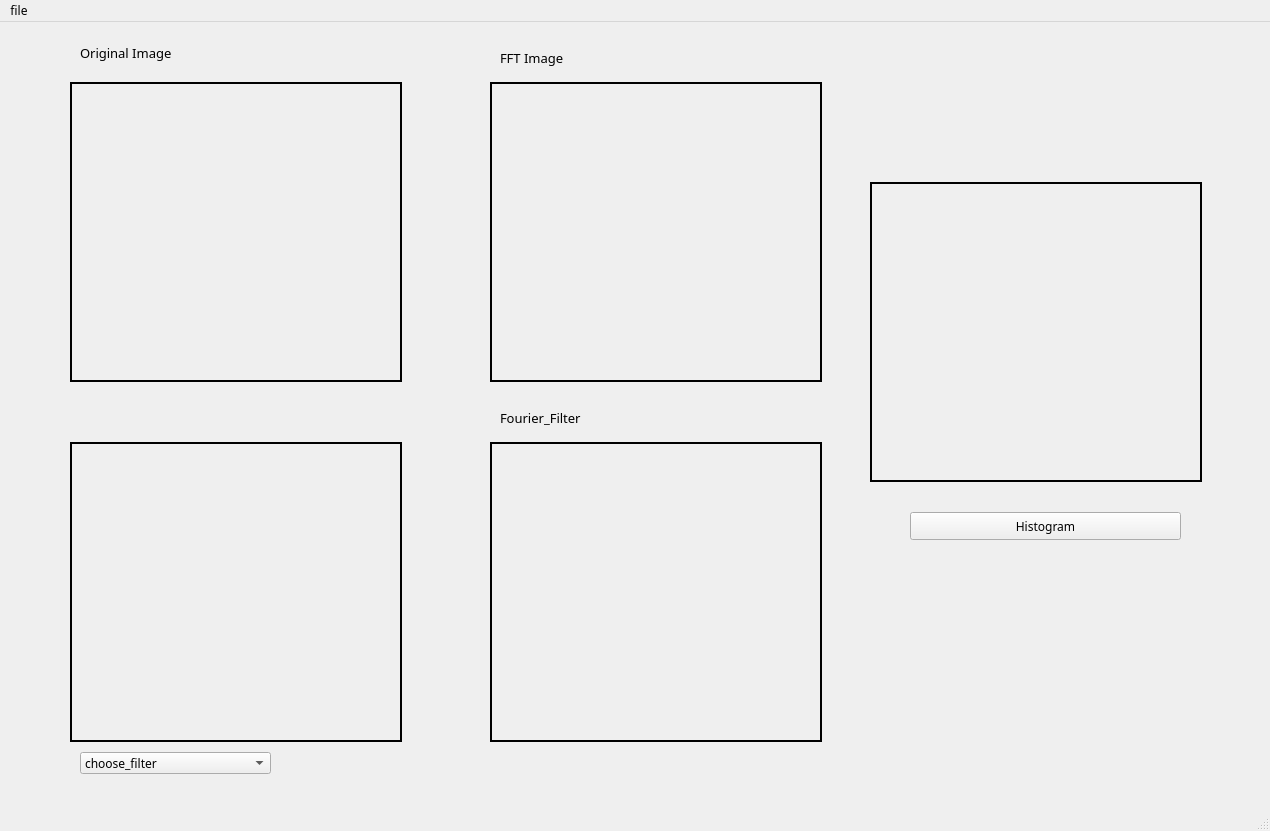
<?xml version="1.0" encoding="UTF-8"?>
<ui version="4.0">
 <class>actionOpen</class>
 <widget class="QMainWindow" name="actionOpen">
  <property name="geometry">
   <rect>
    <x>0</x>
    <y>0</y>
    <width>1270</width>
    <height>831</height>
   </rect>
  </property>
  <property name="font">
   <font>
    <family>MS Reference Sans Serif</family>
   </font>
  </property>
  <property name="windowTitle">
   <string>MainWindow</string>
  </property>
  <widget class="QWidget" name="centralwidget">
   <widget class="QLabel" name="fft_image">
    <property name="geometry">
     <rect>
      <x>490</x>
      <y>60</y>
      <width>332</width>
      <height>300</height>
     </rect>
    </property>
    <property name="frameShape">
     <enum>QFrame::WinPanel</enum>
    </property>
    <property name="text">
     <string/>
    </property>
    <property name="scaledContents">
     <bool>true</bool>
    </property>
   </widget>
   <widget class="QComboBox" name="choose_filter">
    <property name="geometry">
     <rect>
      <x>80</x>
      <y>730</y>
      <width>191</width>
      <height>22</height>
     </rect>
    </property>
    <item>
     <property name="text">
      <string>choose_filter</string>
     </property>
    </item>
    <item>
     <property name="text">
      <string>highpass</string>
     </property>
    </item>
    <item>
     <property name="text">
      <string>low pass</string>
     </property>
    </item>
    <item>
     <property name="text">
      <string>median </string>
     </property>
    </item>
    <item>
     <property name="text">
      <string>la placian</string>
     </property>
    </item>
   </widget>
   <widget class="QLabel" name="normal_photo">
    <property name="geometry">
     <rect>
      <x>70</x>
      <y>60</y>
      <width>332</width>
      <height>300</height>
     </rect>
    </property>
    <property name="frameShape">
     <enum>QFrame::WinPanel</enum>
    </property>
    <property name="text">
     <string/>
    </property>
    <property name="scaledContents">
     <bool>true</bool>
    </property>
   </widget>
   <widget class="QLabel" name="spatial_filter">
    <property name="geometry">
     <rect>
      <x>70</x>
      <y>420</y>
      <width>332</width>
      <height>300</height>
     </rect>
    </property>
    <property name="frameShape">
     <enum>QFrame::WinPanel</enum>
    </property>
    <property name="text">
     <string/>
    </property>
    <property name="scaledContents">
     <bool>true</bool>
    </property>
    <property name="wordWrap">
     <bool>false</bool>
    </property>
   </widget>
   <widget class="QLabel" name="fft_filter">
    <property name="geometry">
     <rect>
      <x>490</x>
      <y>420</y>
      <width>332</width>
      <height>300</height>
     </rect>
    </property>
    <property name="frameShape">
     <enum>QFrame::WinPanel</enum>
    </property>
    <property name="text">
     <string/>
    </property>
   </widget>
   <widget class="QPushButton" name="histogram">
    <property name="geometry">
     <rect>
      <x>910</x>
      <y>490</y>
      <width>271</width>
      <height>28</height>
     </rect>
    </property>
    <property name="text">
     <string>Histogram</string>
    </property>
   </widget>
   <widget class="QLabel" name="histogram_label">
    <property name="geometry">
     <rect>
      <x>870</x>
      <y>160</y>
      <width>332</width>
      <height>300</height>
     </rect>
    </property>
    <property name="frameShape">
     <enum>QFrame::WinPanel</enum>
    </property>
    <property name="text">
     <string/>
    </property>
    <property name="scaledContents">
     <bool>true</bool>
    </property>
   </widget>
   <widget class="QLabel" name="label">
    <property name="geometry">
     <rect>
      <x>80</x>
      <y>10</y>
      <width>141</width>
      <height>41</height>
     </rect>
    </property>
    <property name="font">
     <font>
      <pointsize>10</pointsize>
     </font>
    </property>
    <property name="text">
     <string>Original Image</string>
    </property>
   </widget>
   <widget class="QLabel" name="label_2">
    <property name="geometry">
     <rect>
      <x>500</x>
      <y>20</y>
      <width>131</width>
      <height>31</height>
     </rect>
    </property>
    <property name="font">
     <font>
      <pointsize>10</pointsize>
     </font>
    </property>
    <property name="text">
     <string>FFT Image</string>
    </property>
   </widget>
   <widget class="QLabel" name="label_3">
    <property name="geometry">
     <rect>
      <x>500</x>
      <y>385</y>
      <width>141</width>
      <height>21</height>
     </rect>
    </property>
    <property name="font">
     <font>
      <family>MS Reference Sans Serif</family>
      <pointsize>10</pointsize>
     </font>
    </property>
    <property name="text">
     <string>Fourier_Filter</string>
    </property>
   </widget>
  </widget>
  <widget class="QStatusBar" name="statusbar"/>
  <widget class="QMenuBar" name="menubar">
   <property name="geometry">
    <rect>
     <x>0</x>
     <y>0</y>
     <width>1270</width>
     <height>25</height>
    </rect>
   </property>
   <widget class="QMenu" name="menuopen">
    <property name="title">
     <string>file</string>
    </property>
    <addaction name="actionopen"/>
   </widget>
   <addaction name="menuopen"/>
  </widget>
  <action name="actionopen">
   <property name="text">
    <string>open</string>
   </property>
  </action>
 </widget>
 <resources/>
 <connections/>
</ui>
